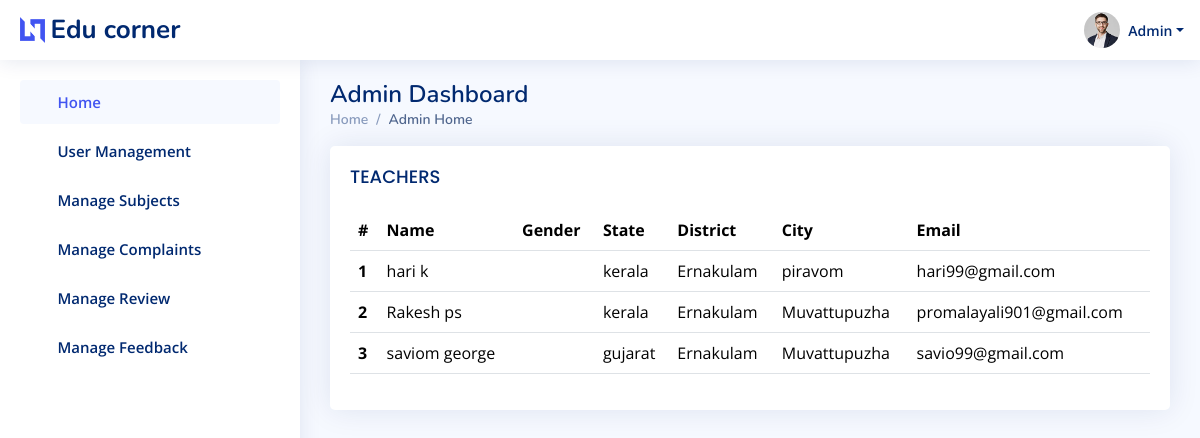
The app's page /Admin/pendingrequest.php with its own data.
### tables this page shows
CREATE TABLE `educorner_registration` (
  `fName` varchar(50) NOT NULL,
  `lName` varchar(50) NOT NULL,
  `house_name` varchar(200) NOT NULL,
  `dob` date DEFAULT NULL,
  `phone_number` varchar(10) DEFAULT NULL,
  `email` varchar(30) NOT NULL,
  `state` varchar(30) NOT NULL,
  `district` varchar(30) NOT NULL,
  `city` varchar(20) NOT NULL,
  `pic` varchar(100) NOT NULL DEFAULT 'profilepic/profile.jpg',
  `gender` varchar(10) NOT NULL
);

### mentor/connection.php (called while the page is built, shortened)
<?php
$conn = mysqli_connect('localhost', 'root', '', 'educorner');
function select($sql)
{
    global $conn;
    $res = mysqli_query($conn, $sql);
    if ($res) {
        return $res;
    } else {
        return False;
    }
}
?>

### Admin/pendingrequest.php (the view, shortened to what this page needs)
<?php
require('header.php');
?>
  <main id="main" class="main">
    <div class="pagetitle">
      <h1>Admin Dashboard</h1>
      <nav>
        <ol class="breadcrumb">
          <li class="breadcrumb-item"><a href="index.html">Home</a></li>
          <li class="breadcrumb-item active">Admin Home</li>
        </ol>
      </nav>
    </div>
    <section class="section">
      <div class="row">
        <div class="col-lg-12">
          <div class="card">
            <div class="card-body">
              <h5 class="card-title">TEACHERS</h5>
              <table class="table datatable">
                <thead>
                  <tr>
                    <th scope="col">#</th>
                    <th scope="col">Name</th>
                    <th scope="col">Gender</th>
                    <th scope="col">State</th>
                    <th scope="col">District</th>
                    <th scope="col">City</th>
                    <th scope="col">Email</th>
                  </tr>
                </thead>
                <tbody>
            <?php
                $res=select("select *from educorner_registration WHERE email in(SELECT username from educorner_login WHERE status=-1 and user_type=2)");
                $n=0;
                while($row=mysqli_fetch_assoc($res))
                {
                  $n++;
                ?>
                  <tr>
                    <th scope="row"><?php echo $n?> </th>
                     <td><?php echo $row['fName']." ".$row['lName'];?></td>
                     <td><?php echo $row['gender'];?></td>
                     <td><?php echo $row['state'];?></td>
                     <td><?php echo $row['district'];?></td>
                     <td><?php echo $row['city'];?></td>
                     <td><?php echo $row['email'];?></td>
                  </tr>
                <?php
                }
                ?>
                </tbody>
              </table>
            </div>
          </div>
        </div>
      </div>
    </section>
  </main>
  <?php
require('footer.php');
?>

### Admin/assets/css/style.css (style rules this page uses)
:root { scroll-behavior: smooth; }
body { font-family: "Open Sans", sans-serif; background: #f6f9ff; color: #444444; }
a { color: #4154f1; text-decoration: none; }
h1, h2, h3, h4, h5, h6 { font-family: "Nunito", sans-serif; }
#main { margin-top: 60px; padding: 20px 30px; transition: all 0.3s; }
.pagetitle { margin-bottom: 10px; }
.pagetitle h1 { font-size: 24px; margin-bottom: 0; font-weight: 600; color: #012970; }
.card { margin-bottom: 30px; border: none; border-radius: 5px; box-shadow: 0px 0 30px rgba(1, 41, 112, 0.1); }
.card-title { padding: 20px 0 15px 0; font-size: 18px; font-weight: 500; color: #012970; font-family: "Poppins", sans-serif; }
.card-body { padding: 0 20px 20px 20px; }
.breadcrumb { font-size: 14px; font-family: "Nunito", sans-serif; color: #899bbd; font-weight: 600; }
.breadcrumb a { color: #899bbd; transition: 0.3s; }
.breadcrumb .breadcrumb-item::before { color: #899bbd; }
.breadcrumb .active { color: #51678f; font-weight: 600; }
@media (min-width: 1200px) { #main, #footer { margin-left: 300px; } }

### records on screen
educorner_registration: fName "hari", lName "k", state "kerala", district "Ernakulam", city "piravom", email "hari99@gmail.com"
educorner_registration: fName "Rakesh", lName "ps", state "kerala", district "Ernakulam", city "Muvattupuzha", email "promalayali901@gmail.com"
educorner_registration: fName "saviom", lName "george", state "gujarat", district "Ernakulam", city "Muvattupuzha", email "savio99@gmail.com"
